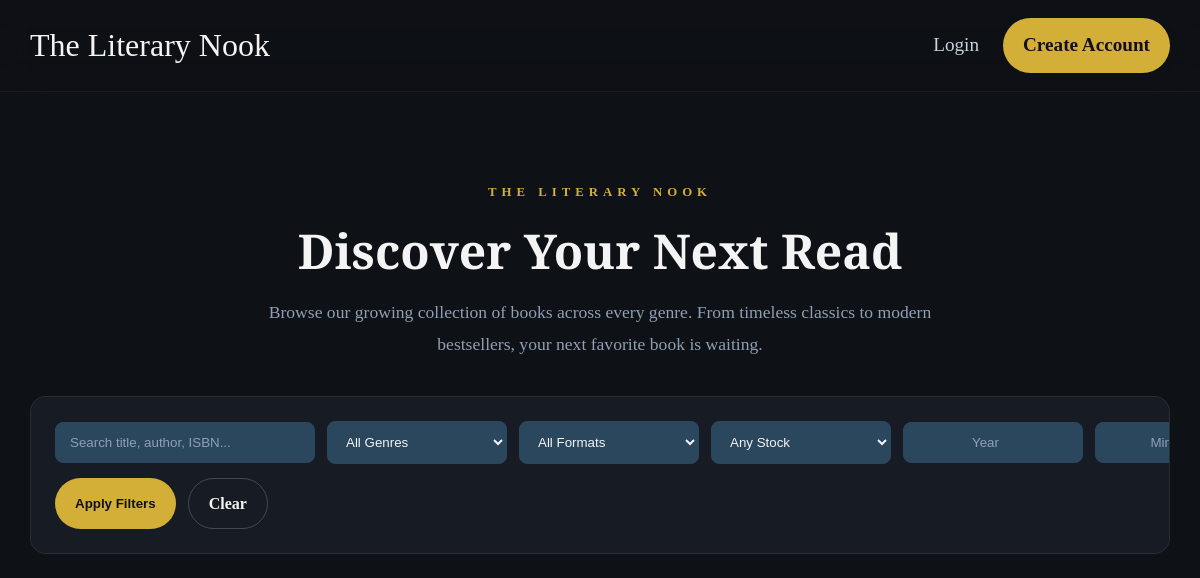
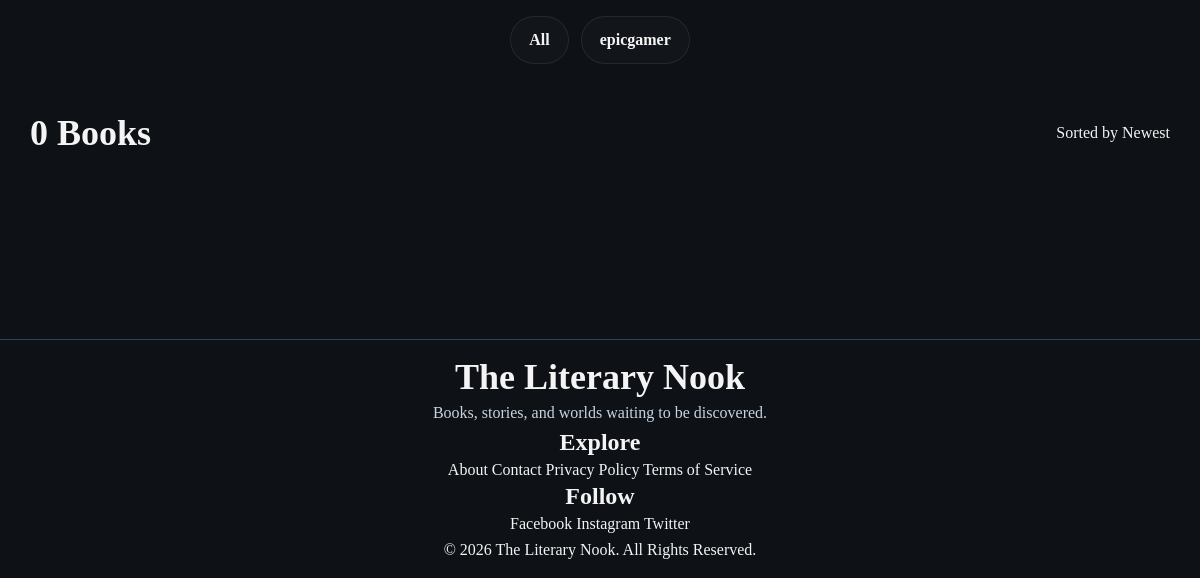
The app's page /orders/shop.php?genre=thedeadpool, older data (2 pictures, top to bottom).
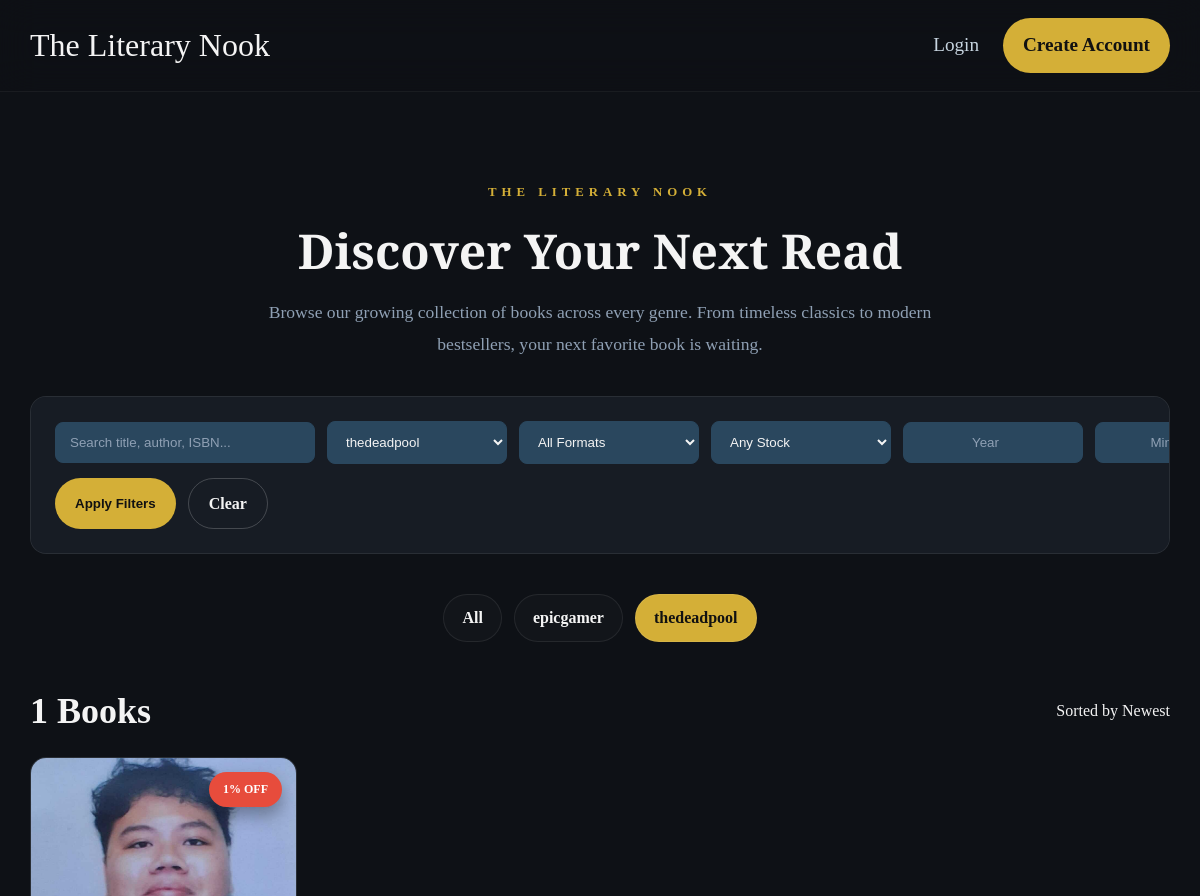
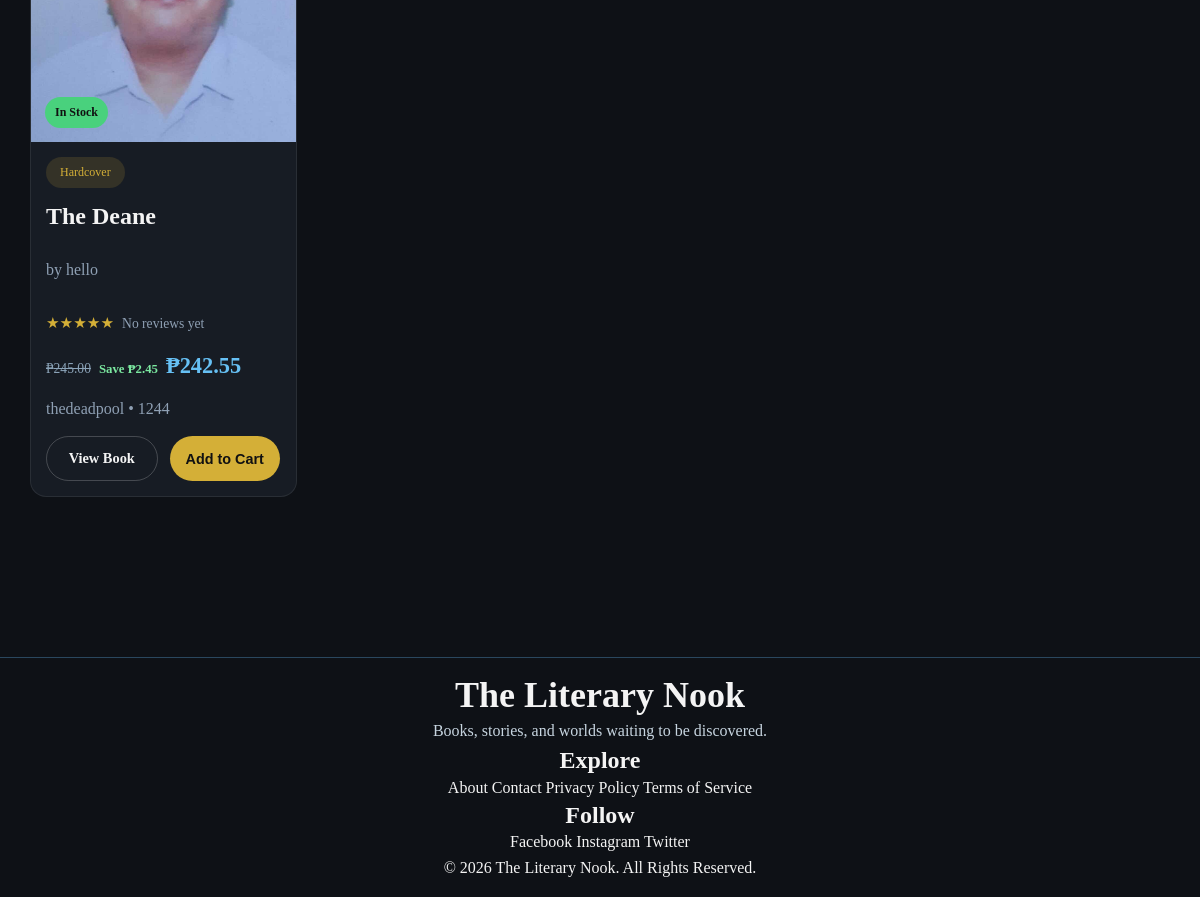
The same page, newer data (2 pictures, top to bottom).
### tables this page shows
CREATE TABLE `books` (
  `id` int(11) NOT NULL,
  `title` varchar(200) NOT NULL,
  `author` varchar(150) NOT NULL,
  `isbn` varchar(30) DEFAULT NULL,
  `genre` varchar(100) DEFAULT NULL,
  `publication_year` int(11) DEFAULT NULL,
  `publisher` varchar(150) DEFAULT NULL,
  `format` enum('Hardcover','Paperback','E-Book','Audiobook') DEFAULT NULL,
  `price` decimal(10,2) DEFAULT NULL,
  `discount_percent` decimal(5,2) NOT NULL DEFAULT 0.00,
  `stock` int(11) DEFAULT 0,
  `description` text DEFAULT NULL,
  `cover` varchar(255) DEFAULT NULL,
  `created_at` timestamp NOT NULL DEFAULT current_timestamp()
);

### includes/helpers.php (called while the page is built, shortened)
<?php
function url($path)
{
    return BASE_URL . ltrim($path, '/');
}

### includes/order_helpers.php (called while the page is built, shortened)
<?php
function getEffectivePrice($price, $discountPercent)
{
    $price = (float)$price;
    $discountPercent = (float)$discountPercent;
    return $price - ($price * ($discountPercent / 100));
}

### orders/shop.php (the view, shortened to what the rows shown need)
<?php
require_once(ROOT_PATH . "/includes/db.php");
require_once(ROOT_PATH . "/includes/helpers.php");
require_once(ROOT_PATH . "/includes/header.php");
require_once(ROOT_PATH . "/includes/order_helpers.php");
$genre = trim($_GET["genre"] ?? "");
$sort = trim($_GET["sort"] ?? "newest");
$orderBy = "id DESC";
switch ($sort) {
    case "newest":
    default:
        $orderBy = "id DESC";
        break;
}
$where = [];
$params = [];
$types = "";
if ($genre !== "") {
    $where[] = "genre = ?";
    $params[] = $genre;
    $types .= "s";
}
$sql = "SELECT * FROM books";
if (!empty($where)) {
    $sql .= " WHERE " . implode(" AND ", $where);
}
$sql .= " ORDER BY " . $orderBy;
if (!empty($params)) {
    $stmt = $conn->prepare($sql);
    $bindNames = [];
    $bindNames[] = $types;
    for ($i = 0; $i < count($params); $i++) {
        $bindNames[] = &$params[$i];
    }
    call_user_func_array([$stmt, "bind_param"], $bindNames);
    $stmt->execute();
    $result = $stmt->get_result();
} else {
    $result = mysqli_query($conn, $sql);
}
?>
<div class="shop-page">
    <section class="shop-hero">
        <h1>
            Discover Your Next Read
        </h1>
    </section>
<section class="shop-layout">
    <main class="shop-results">
        <div class="results-header">
            <h2>
                <?= $result->num_rows ?>
                Books
            </h2>
        </div>
        <div class="book-grid-shop">
                <?php while ($book = $result->fetch_assoc()):
                    $unitPrice = getEffectivePrice(
                        $book["price"],
                        $book["discount_percent"]
                    );
                    $hasDiscount = $book["discount_percent"] > 0;
                ?>
            <div class="shop-book-card">
                <div class="book-cover-container">
                    <a
                        href="<?= url('orders/book.php?id=' . $book["id"]) ?>"
                        class="book-cover-link">
                        <img
                            src="<?= url($book["cover"]) ?>"
                            class="shop-book-cover"
                            alt="<?= htmlspecialchars($book["title"]) ?>">
                    </a>
                    <?php if ($hasDiscount): ?>
                        <span class="badge-discount">
                            <?= (int)$book["discount_percent"] ?>% OFF
                        </span>
                    <?php endif; ?>
                    <?php if ($book["stock"] == 0): ?>
                        <span class="stock-badge out">Out of Stock</span>
                    <?php elseif ($book["stock"] <= 5): ?>
                        <span class="stock-badge low">Only <?= $book["stock"] ?> left</span>
                    <?php else: ?>
                        <span class="stock-badge in">In Stock</span>
                    <?php endif; ?>
                    </div>
                    <div class="book-body">
                        <span class="book-format">
                            <?= htmlspecialchars($book["format"]) ?>
                        </span>
                        <h3>
                            <?= htmlspecialchars($book["title"]) ?>
                        </h3>
                        <p class="book-author">
                            by <?= htmlspecialchars($book["author"]) ?>
                        </p>
                        <div class="book-rating">
                            ★★★★★
                            <span>No reviews yet</span>
                        </div>
                        <div class="price-row">
                            <?php if($hasDiscount): ?>
                                <span class="price-strike">
                                    ₱<?= number_format($book["price"],2) ?>
                                </span>
                                <span class="saving">
                                    Save ₱<?= number_format($book["price"]-$unitPrice,2) ?>
                                </span>
                            <?php endif; ?>
                            <span class="price-now">
                                ₱<?= number_format($unitPrice,2) ?>
                            </span>
                        </div>
                        <p class="book-meta">
                            <?= htmlspecialchars($book["genre"]) ?>
                            <?php if(!empty($book["publication_year"])): ?>
                                • <?= htmlspecialchars($book["publication_year"]) ?>
                            <?php endif; ?>
                        </p>
                        <div class="book-actions">
                            <a
                                href="<?= url('orders/book.php?id='.$book["id"]) ?>"
                                class="btn btn-outline">
                                View Book
                            </a>
                            <form
                                action="cart_action.php"
                                method="POST"
                                class="book-cart-form">
                                <button
                                    class="btn btn-primary">
                                    Add to Cart
                                </button>
                            </form>
                        </div>
                    </div>
                </div>
            <?php endwhile; ?>
        </div>
        </main>
    </section>
</div>
<?php require_once(ROOT_PATH . "/includes/footer.php"); ?>

Row changes from the older to the newer data that the page shows:
added books: cover (picture), discount_percent "1", stock "In Stock", format "Hardcover", title "The Deane", author "hello", price "245.00", $book["price"]-$unitPrice "2.45", unitPrice "242.55", genre "thedeadpool", publication_year "1244"
Text that changed along with them:
form field genre: "All Genres" → "thedeadpool"
$result->num_rows: "0" → "1"
new list line: "thedeadpool"
